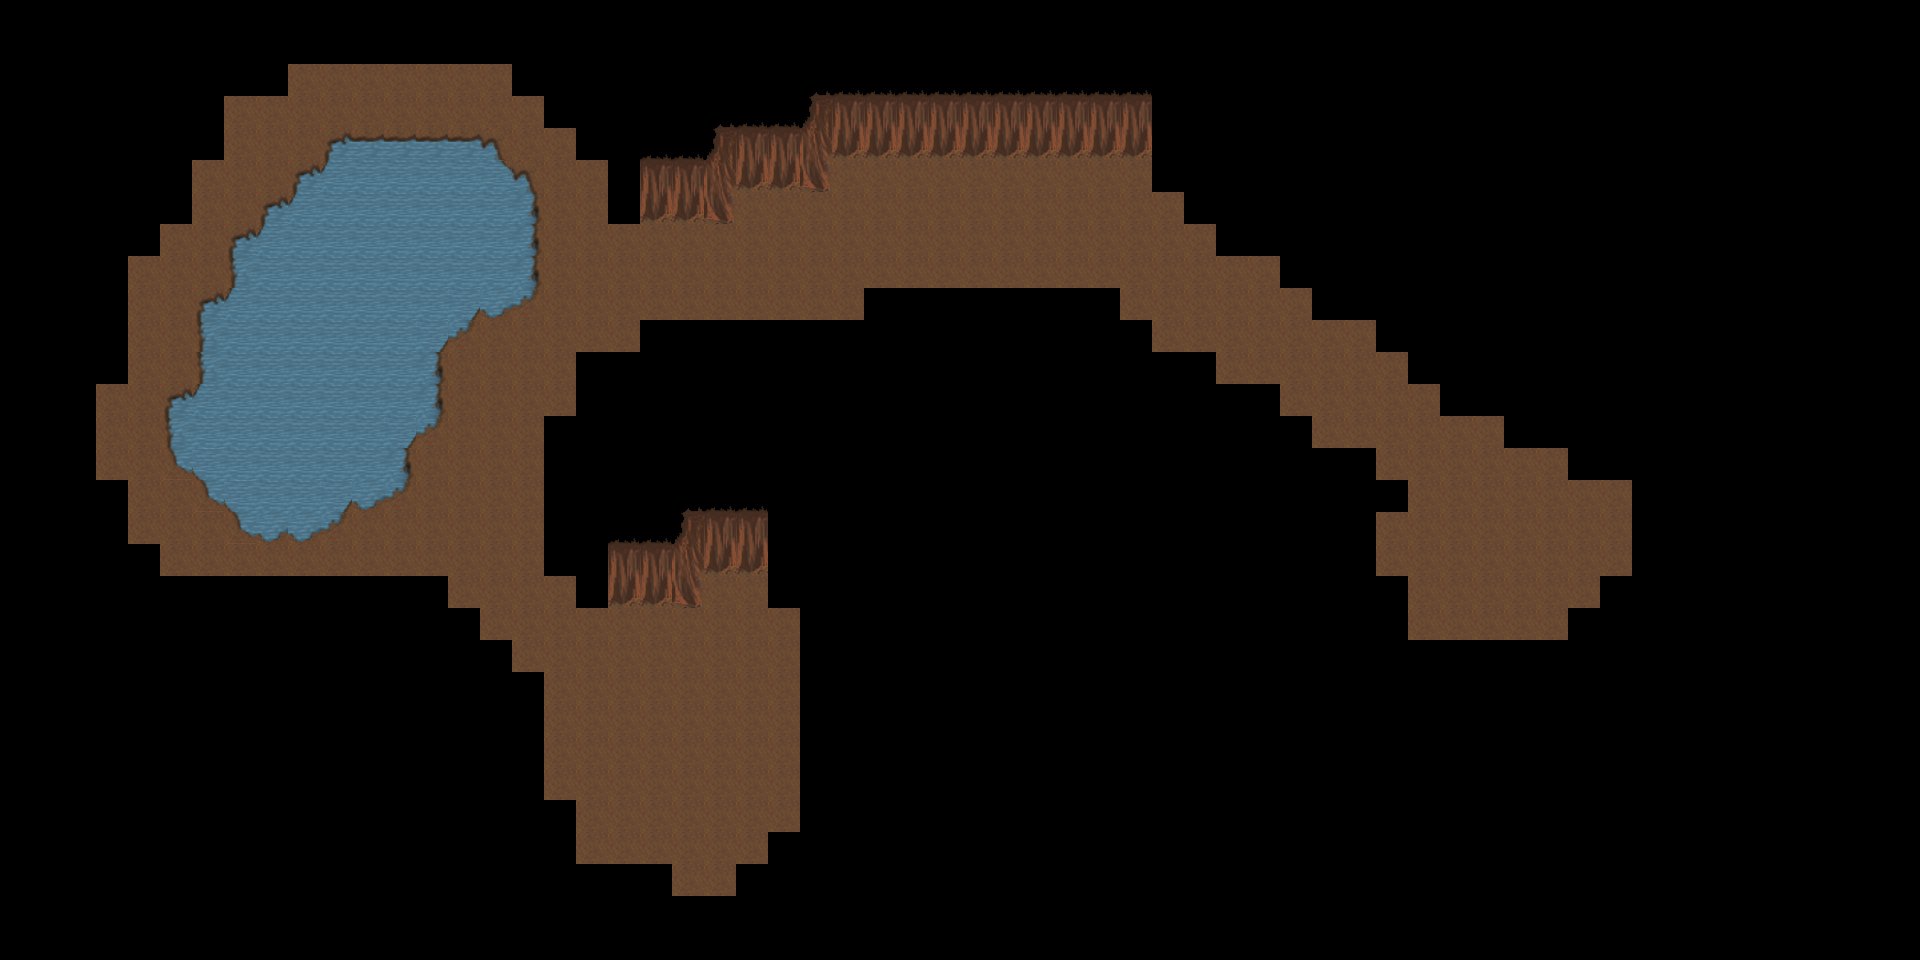

Tiled map render using the project's own tile images. Description and the map definition, with tile-layer contents summarised, below:
An orthogonal 60x30 tile map with 32x32 px tiles, 1 tile layer (Ground), 1 hidden layer not drawn, 6 tilesets.

<map version="1.0" orientation="orthogonal" width="60" height="30" tilewidth="32" tileheight="32">
 <properties>
  <property name="AutoMappingRadius" value="3" />
  <property name="DeleteTiles" value="1" />
 </properties>
 <tileset firstgid="1" name="cave1_32_32" tilewidth="32" tileheight="32">
  <image source="../graphics/tiles/cave1_32_32.png" width="1024" height="1024" />
 </tileset>
 <tileset firstgid="1025" name="cave1_32_64" tilewidth="32" tileheight="64">
  <image source="../graphics/tiles/cave1_32_64.png" width="1024" height="1024" />
 </tileset>
 <tileset firstgid="1537" name="cave2_32_32" tilewidth="32" tileheight="32">
  <image source="../graphics/tiles/cave2_32_32.png" width="1024" height="1024" />
 </tileset>
 <tileset firstgid="2561" name="cave3_32_32" tilewidth="32" tileheight="32">
  <image source="../graphics/tiles/cave3_32_32.png" width="1024" height="1024" />
 </tileset>
 <tileset firstgid="3585" name="cave4_32_32" tilewidth="32" tileheight="32">
  <image source="../graphics/tiles/cave4_32_32.png" width="1024" height="1024" />
 </tileset>
 <tileset firstgid="4609" name="automapping_set_cave_32_32" tilewidth="32" tileheight="32">
  <image source="../graphics/tiles/automapping_set_cave_32_32.png" width="1024" height="1024" />
 </tileset>
 <layer name="Ground" width="60" height="30">
  <data>[1800 cells, 1800 non-empty, 22 distinct tile ids]</data>
 </layer>
 <layer name="Ground" width="60" height="30" visible="0">
  <data>[1800 cells, 0 non-empty, 0 distinct tile ids]</data>
 </layer>
 <objectgroup name="Object" width="60" height="30" />
</map>
